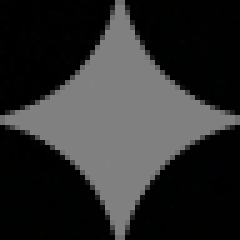
#> input picture banana_peel/assets/bg_48.png, 48 x 48 px (shown 5 times larger)
$ python -i remover.py   (imports and definitions only)
#> lines starting #> are read from the running program, lines starting #| are printed output that depends on the picture; after the words box and inside, x2 and y2 are one past the last pixel; in counts of white or black regions, pixels touching at a corner belong together
"""
Core watermark removal using LaMa AI inpainting.

Uses the LaMa (Resolution-robust Large Mask Inpainting) model
via ONNX Runtime to seamlessly remove Gemini watermarks.

The model is auto-downloaded on first run (~198 MB, one-time).
"""

import os
import sys
import ssl
import re
import warnings
from pathlib import Path
from typing import Tuple
from urllib.request import Request, urlopen

import cv2
import numpy as np
from PIL import Image

try:
    import onnxruntime as ort
    ONNX_AVAILABLE = True
except ImportError:
    ONNX_AVAILABLE = False
    warnings.warn(
        "onnxruntime not installed. Install it with: pip install onnxruntime"
    )

# Constants
ALPHA_THRESHOLD = 0.002
MAX_ALPHA = 0.99
LOGO_VALUE = 255

# Model download config
MODEL_FILENAME = "lama_fp32.onnx"
MODEL_URL = "https://github.com/neocorp/banana-peel/releases/download/v0.1.0/lama_fp32.onnx"
MODEL_MIN_SIZE = 100 * 1024 * 1024  # 100 MB sanity check


# [6 lines left out: function get_model_dir, not called in this run]


def get_model_path() -> Path:
    """Get the full path to the ONNX model file."""
    return get_model_dir() / MODEL_FILENAME


# [104 lines left out: function ensure_model_downloaded, not called in this run]


# ─── Watermark Detection ────────────────────────────────────────────


def calculate_alpha_map(mask_image: Image.Image) -> np.ndarray:
    """Calculate alpha map from mask image."""
    if mask_image.mode != "RGB":
        mask_image = mask_image.convert("RGB")
    mask_array = np.array(mask_image, dtype=np.float32)
    return np.max(mask_array[:, :, :3], axis=2) / 255.0


def get_watermark_size(image_width: int, image_height: int) -> int:
    """Determine watermark size based on image dimensions."""
    if image_width > 1024 and image_height > 1024:
        return 96
    return 48


def get_watermark_position(
    image_width: int,
    image_height: int,
    watermark_size: int,
) -> Tuple[int, int, int, int]:
    """Calculate watermark position in image."""
    margin = 64 if watermark_size == 96 else 32
    x = image_width - margin - watermark_size
    y = image_height - margin - watermark_size
    return (x, y, watermark_size, watermark_size)


# ─── LaMa Inpainting ────────────────────────────────────────────────


class LaMaInpainter:
    """LaMa inpainting engine using ONNX Runtime."""

    # [54 lines left out: functions __init__, preprocess, inpaint, not called in this run]


def remove_watermark(
    image: Image.Image,
    alpha_map: np.ndarray,
    position: Tuple[int, int, int, int],
    mask_dilation: int = 25,
) -> Image.Image:
    """
    Remove watermark using LaMa AI inpainting.

    Crops the watermark area to 512×512, runs the model,
    then feather-blends the result back into the original image.
    """
    x, y, wm_width, wm_height = position
    img_array = np.array(image)
    h, w = img_array.shape[:2]

    # Build dilated mask
    full_mask = np.zeros((h, w), dtype=np.uint8)
    alpha_binary = (alpha_map > 0.1).astype(np.uint8) * 255
    full_mask[y : y + wm_height, x : x + wm_width] = alpha_binary

    kernel = np.ones((mask_dilation, mask_dilation), np.uint8)
    full_mask_dilated = cv2.dilate(full_mask, kernel, iterations=1)

    # Crop bottom-right 512×512 region
    crop_size = 512
    cy1 = max(0, h - crop_size)
    cx1 = max(0, w - crop_size)
    img_crop = img_array[cy1:h, cx1:w]
    mask_crop = full_mask_dilated[cy1:h, cx1:w]

    # Run model
    model_path = ensure_model_downloaded()
    inpainter = LaMaInpainter(model_path)
    result_raw = inpainter.inpaint(img_crop, mask_crop)

    # Feathered blending: only modify the watermark area
    feather_radius = 15
    mask_f = mask_crop.astype(np.float32)
    mask_f = (
        cv2.GaussianBlur(
            mask_f, (feather_radius * 2 + 1, feather_radius * 2 + 1), 0
        )
        / 255.0
    )
    mask_f = np.expand_dims(mask_f, axis=-1)

    blended = (
        result_raw.astype(np.float32) * mask_f
        + img_crop.astype(np.float32) * (1.0 - mask_f)
    )
    result_crop = np.clip(blended, 0, 255).astype(np.uint8)

    img_array[cy1:h, cx1:w] = result_crop
    return Image.fromarray(img_array)


# ─── Public API ──────────────────────────────────────────────────────


def remove_gemini_watermark(
    image_path: str | Path,
    mask_48_path: str | Path | None = None,
    mask_96_path: str | Path | None = None,
) -> Image.Image:
    """
    Remove Gemini watermark from an image.

    Args:
        image_path: Path to image file
        mask_48_path: Path to 48×48 mask (uses bundled default)
        mask_96_path: Path to 96×96 mask (uses bundled default)

    Returns:
        Processed PIL Image with watermark removed
    """
#> called with image_path = 'assets/bg_48.png'
    image = Image.open(image_path).convert("RGB")
#> image is the input picture: PIL image 48x48 RGB; mean R, G, B 45.7, 45.9, 45.8
    width, height = image.size
#> width = 48; height = 48

    watermark_size = get_watermark_size(width, height)
#> watermark_size = 48

    if mask_48_path is None:
        mask_48_path = Path(__file__).parent / "assets" / "bg_48.png"
    if mask_96_path is None:
        mask_96_path = Path(__file__).parent / "assets" / "bg_96.png"

    mask_image = Image.open(mask_96_path if watermark_size == 96 else mask_48_path)
    alpha_map = calculate_alpha_map(mask_image)
    position = get_watermark_position(width, height, watermark_size)
#> position = (-32, -32, 48, 48)

    return remove_watermark(image, alpha_map, position)
#> in remove_watermark, `alpha_binary = (alpha_map > 0.1).astype(np.uint8) * 255`:
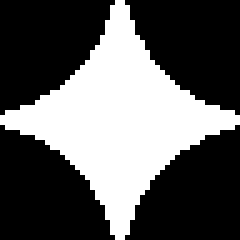
#> alpha_binary: shape (48, 48) (shown 5 times larger); 36.8% white; 1 white region, box (x1, y1, x2, y2) and area: (0, 0, 48, 48) 848

#> (the run stopped early here; a loop or call above may not have finished)
